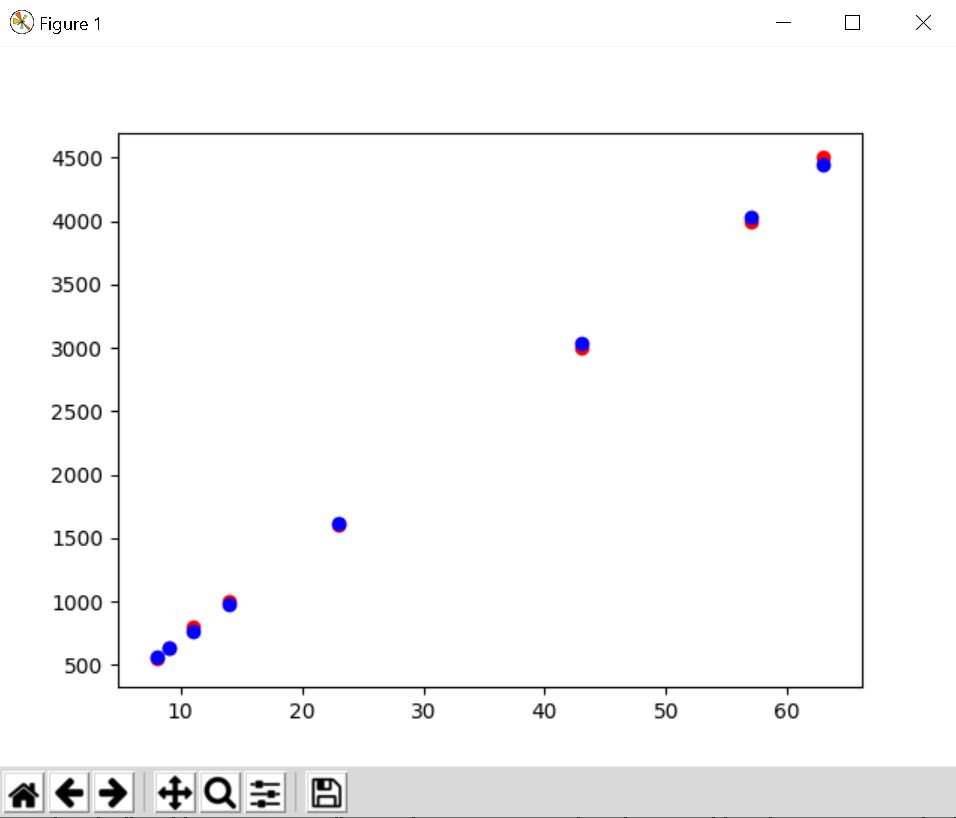

Reproduce this figure in Python.
import pandas as pd
import statsmodels.api as sm
import matplotlib.pyplot as plt
data=pd.read_csv('f.csv')
x=data['num']
x=sm.add_constant(x)
y=data['f']
est=sm.OLS(y,x).fit()
print(est.params)
print(est.rsquared)
e=est.predict(x).astype(int)
x=data['num']
plt.scatter(x,y,c='red')
plt.scatter(x,e,c='blue')
plt.show()
